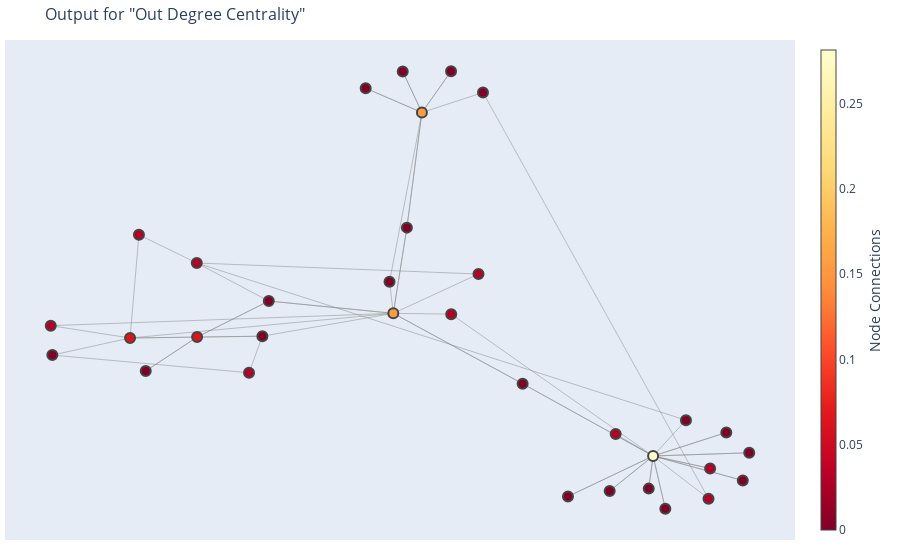

This figure's notebook cell:
### Code cell
plot_network_graph(graph, centrality_measures[2])

### Figure 1 — Plotly figure (JSON) as saved in the notebook; plotly's stock layout.template omitted (floating-point values rounded to 4 significant figures)
{"data": [{"hoverinfo": "none", "line": {"color": "#888", "width": 0.5}, "mode": "lines", "type": "scatter", "x": [0.3548, 0.4307, 0.02145, -0.09599, -0.7905, -0.6297, -0.6117, -0.4944, 0.07673, -0.09599, -0.6297, -0.3614, -0.6297, -0.7873, -0.3885, -0.3614, -0.09599, -0.3614, -0.09599, 0.1662, -0.09599, -0.3484, -0.09599, -0.06845, -0.09599, -0.1037, -0.03802, -0.152, -0.03802, -0.0769, -0.03802, 0.02107, -0.03802, -0.06845, -0.03802, 0.08581, 0.543, 0.4307, 0.5463, 0.4307, 0.4307, 0.4218, 0.4307, 0.2581, 0.4307, 0.6256, 0.4307, 0.4555, 0.4307, 0.6125, 0.4307, 0.1662, 0.4307, 0.5791, 0.4307, 0.3427, 0.4307, 0.4973, -0.4944, -0.3484, -0.4937, -0.5979, -0.4937, -0.3484], "y": [-0.3696, -0.4525, 0.08304, 0.0862, 0.03961, -0.007006, 0.3827, 0.2762, 0.2346, 0.0862, -0.007006, -7.625e-05, -0.007006, -0.07148, -0.1382, -7.625e-05, 0.0862, -7.625e-05, 0.0862, -0.1795, 0.0862, 0.1326, 0.0862, 0.4097, 0.0862, 0.2053, 0.8443, 0.936, 0.8443, 0.999, 0.8443, 1, 0.8443, 0.4097, 0.8443, 0.9196, -0.6134, -0.4525, -0.4993, -0.4525, -0.4525, -0.5755, -0.4525, -0.6051, -0.4525, -0.4402, -0.4525, -0.6515, -0.4525, -0.5447, -0.4525, -0.1795, -0.4525, -0.3638, -0.4525, -0.5846, -0.4525, -0.3173, 0.2762, 0.1326, -0.003429, -0.1314, -0.003429, 0.1326]}, {"hoverinfo": "text", "marker": {"cmax": 0.2812, "cmin": 0, "color": [0.03125, 0.03125, 0.03125, 0.03125, 0.03125, 0.0625, 0.03125, 0.1562, 0.1562, 0.03125, 0.03125, 0.2812, 0, 0.03125, 0, 0, 0.0625, 0, 0, 0, 0, 0, 0, 0, 0, 0, 0, 0, 0, 0, 0, 0, 0], "colorbar": {"thickness": 15, "title": {"side": "right", "text": "Node Connections"}, "xanchor": "left"}, "colorscale": [[0, "rgb(255,255,204)"], [0.125, "rgb(255,237,160)"], [0.25, "rgb(254,217,118)"], [0.375, "rgb(254,178,76)"], [0.5, "rgb(253,141,60)"], [0.625, "rgb(252,78,42)"], [0.75, "rgb(227,26,28)"], [0.875, "rgb(189,0,38)"], [1, "rgb(128,0,38)"]], "line": {"width": 2}, "reversescale": true, "showscale": true, "size": 10}, "mode": "markers", "text": ["Node: 'R12C12.2'<br>Out Degree Centrality: 0.03125", "Node: 'C26D10.6'<br>Out Degree Centrality: 0.03125", "Node: 'E01B7.1'<br>Out Degree Centrality: 0.03125", "Node: 'C38C3.5'<br>Out Degree Centrality: 0.03125", "Node: 'ZK1053.5'<br>Out Degree Centrality: 0.03125", "Node: 'R10E4.4'<br>Out Degree Centrality: 0.0625", "Node: 'F09G2.8'<br>Out Degree Centrality: 0.03125", "Node: 'Y47D3A.4'<br>Out Degree Centrality: 0.15625", "Node: 'C47E12.4'<br>Out Degree Centrality: 0.15625", "Node: 'H38K22.2'<br>Out Degree Centrality: 0.03125", "Node: 'Y71G12B.8'<br>Out Degree Centrality: 0.03125", "Node: 'Y116A8C.12'<br>Out Degree Centrality: 0.28125", "Node: 'Y48G8AR.1'<br>Out Degree Centrality: 0.0", "Node: 'C10G11.5'<br>Out Degree Centrality: 0.03125", "Node: 'T13H5.7'<br>Out Degree Centrality: 0.0", "Node: 'F21C3.3'<br>Out Degree Centrality: 0.0", "Node: 'B0285.1'<br>Out Degree Centrality: 0.0625", "Node: 'H08M01.2'<br>Out Degree Centrality: 0.0", "Node: 'T22H2.5'<br>Out Degree Centrality: 0.0", "Node: 'F34D10.2'<br>Out Degree Centrality: 0.0", "Node: 'C55F2.1'<br>Out Degree Centrality: 0.0", "Node: 'F07A11.6'<br>Out Degree Centrality: 0.0", "Node: 'F21H11.2'<br>Out Degree Centrality: 0.0", "Node: 'C56C10.10'<br>Out Degree Centrality: 0.0", "Node: 'Y63D3A.6'<br>Out Degree Centrality: 0.0", "Node: 'B0361.5'<br>Out Degree Centrality: 0.0", "Node: 'Y111B2A.22'<br>Out Degree Centrality: 0.0", "Node: 'F37A4.8'<br>Out Degree Centrality: 0.0", "Node: 'K02F2.2'<br>Out Degree Centrality: 0.0", "Node: 'R01H10.6'<br>Out Degree Centrality: 0.0", "Node: 'C35C5.6'<br>Out Degree Centrality: 0.0", "Node: 'B0495.7'<br>Out Degree Centrality: 0.0", "Node: 'B0205.6'<br>Out Degree Centrality: 0.0"], "type": "scatter", "x": [0.3548, 0.02145, -0.7905, -0.6117, 0.07673, -0.6297, -0.3885, -0.09599, -0.03802, 0.543, 0.5463, 0.4307, -0.1037, -0.4944, 0.3427, 0.6125, -0.4937, 0.1662, -0.06845, -0.7873, 0.4555, -0.5979, -0.3614, -0.0769, 0.4973, -0.152, 0.08581, 0.02107, 0.5791, -0.3484, 0.6256, 0.2581, 0.4218], "y": [-0.3696, 0.08304, 0.03961, 0.3827, 0.2346, -0.007006, -0.1382, 0.0862, 0.8443, -0.6134, -0.4993, -0.4525, 0.2053, 0.2762, -0.5846, -0.5447, -0.003429, -0.1795, 0.4097, -0.07148, -0.6515, -0.1314, -7.625e-05, 0.999, -0.3173, 0.936, 0.9196, 1, -0.3638, 0.1326, -0.4402, -0.6051, -0.5755]}], "layout": {"hovermode": "closest", "margin": {"b": 20, "l": 5, "r": 5, "t": 40}, "showlegend": false, "title": {"font": {"size": 16}, "text": "Output for \"Out Degree Centrality\""}, "xaxis": {"showgrid": false, "showticklabels": false, "zeroline": false}, "yaxis": {"showgrid": false, "showticklabels": false, "zeroline": false}}}
